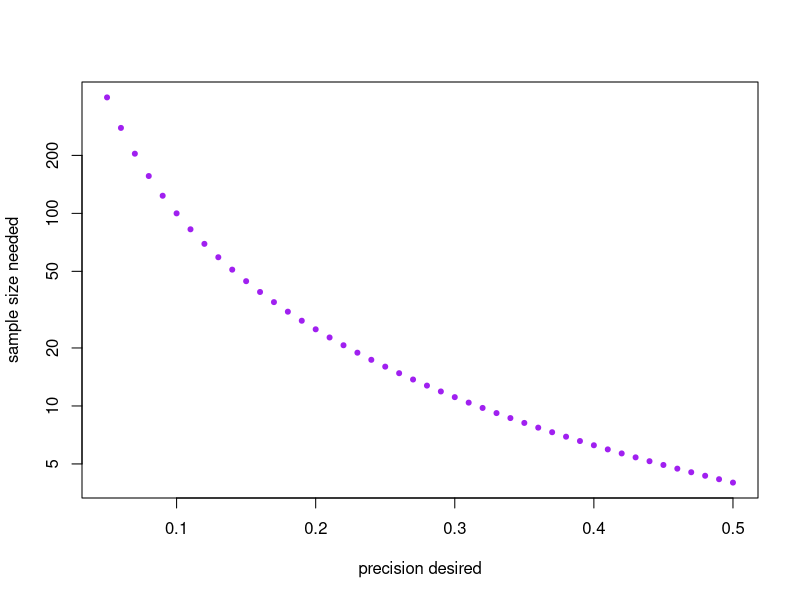
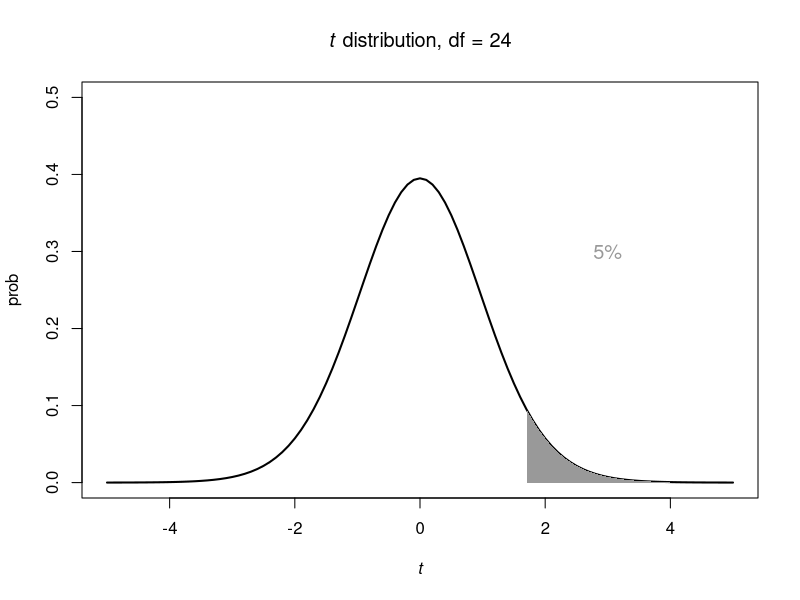
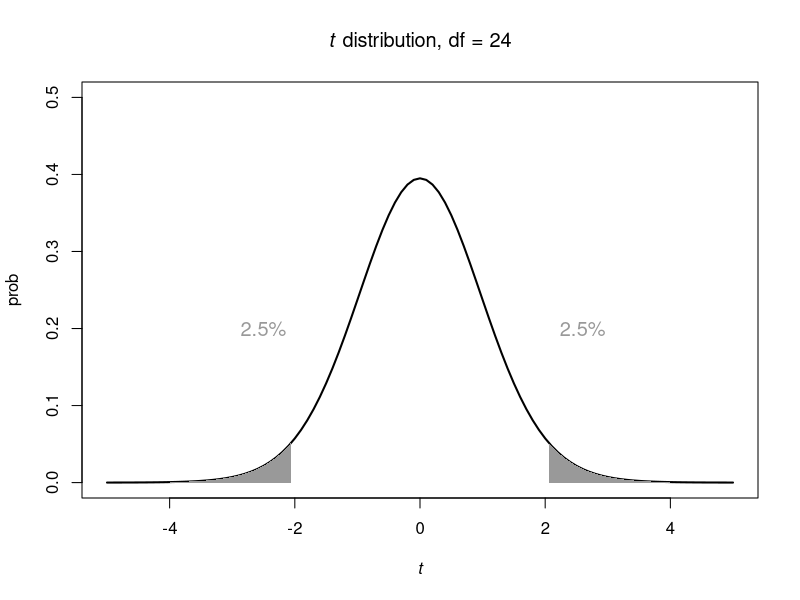
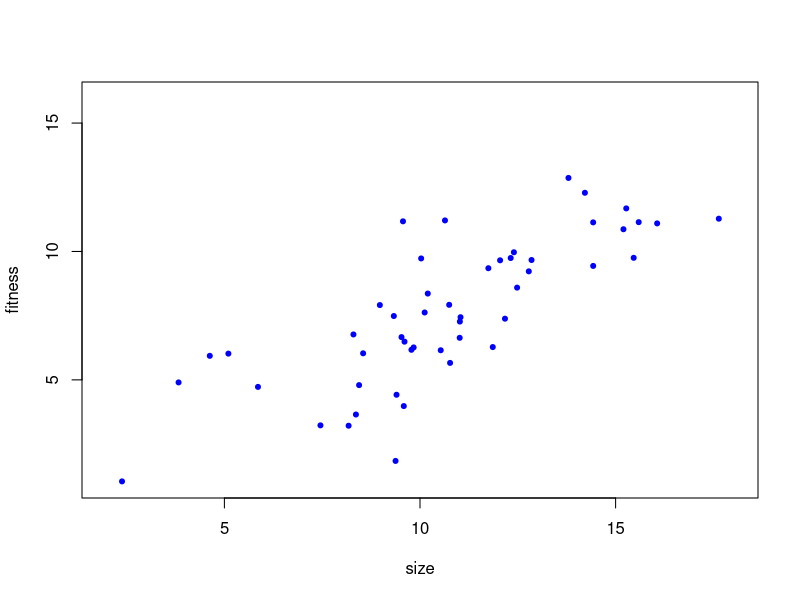
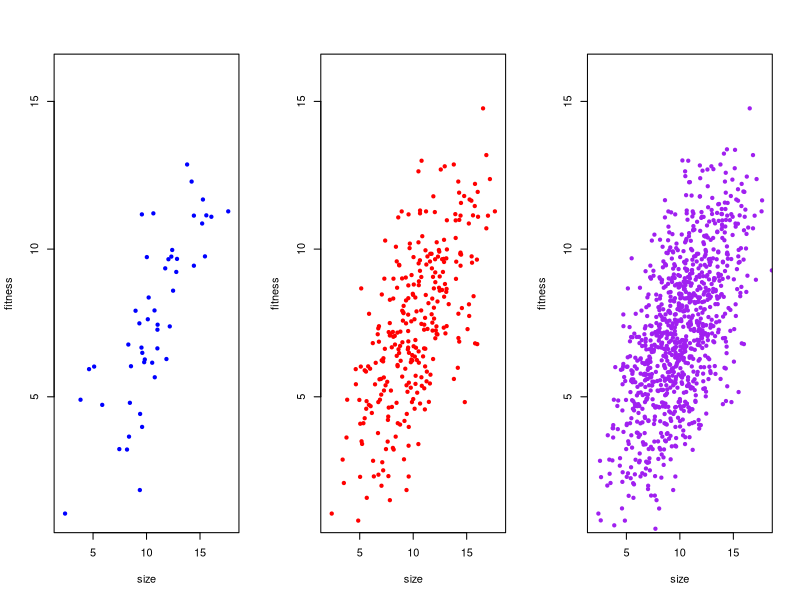
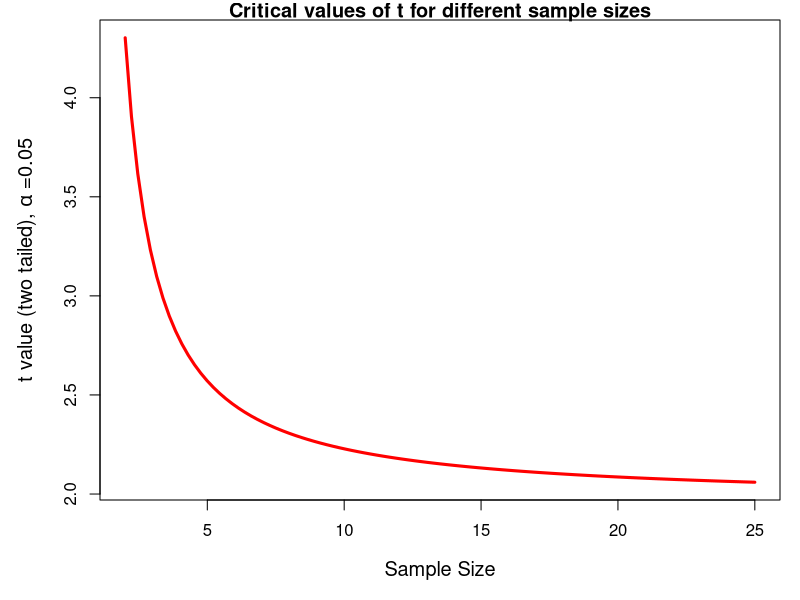
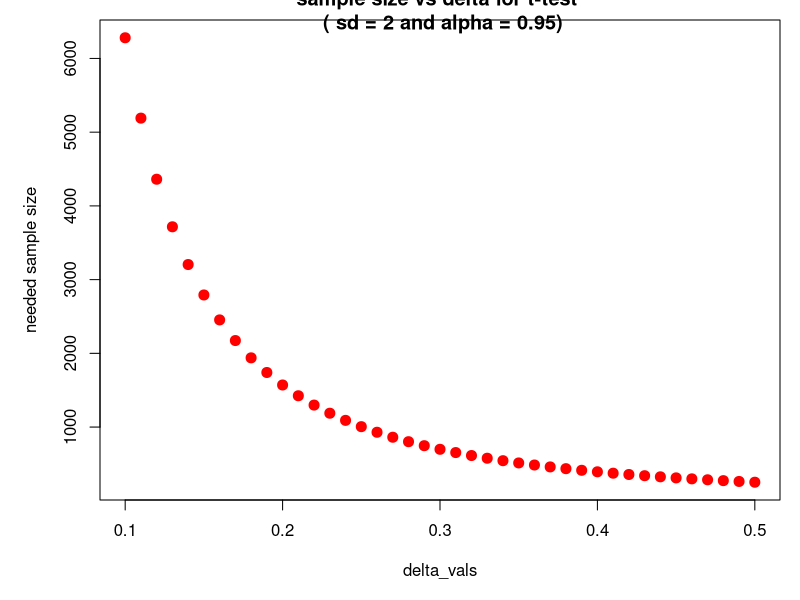

R code for these plots, in order:
## ---- chunk 1
knitr::opts_chunk$set(echo = FALSE)
require(lattice)
## ---- chunk 2
precision_wanted <- seq(from = 0.05, to = 0.5, by = 0.01)
sample_size_needed <- (1/precision_wanted)^2

plot(y = sample_size_needed, x = precision_wanted, 
     type = "p", pch = 20, col = "purple",
     log = "y",
     xlab = "precision desired",
     ylab = "sample size needed")
## ---- chunk 3
qnorm(0.975) # two sided
qnorm(0.95) # one sided
qt(0.95, df = 50) 
## ---- chunk 4
qnorm(0.8)
## ---- chunk 5
multipler_we_need <- qnorm(0.8) + qnorm(0.975)

multipler_we_need
## ---- chunk 6
curve(dt(x, 25), -5, 5, 
      lwd = 2, ylim = c(0, 0.5),
      ylab = "prob",
      xlab = expression(italic(t)),
      main = expression(paste(italic(t), " distribution, ", "df = 24")))

# one tailed
#qt(0.95, 25)

shade_x <- c(1.71, seq(1.71, 4, 0.01), 4)
shade_y <- c(0, dt(seq(1.71, 4, 0.01), 24), 0)

polygon(shade_x, shade_y, col = 'grey60', border = NA)

text(3 , 0.3, paste("5%"), cex = 1.2, col = "grey60")
## ---- chunk 7
curve(dt(x, 25), -5, 5, 
      lwd = 2, ylim = c(0, 0.5),
      ylab = "prob",
      xlab = expression(italic(t)),
      main = expression(paste(italic(t), " distribution, ", "df = 24")))

# one tailed
#qt(0.975, 24)

shade_x <- c(2.06, seq(2.06, 4, 0.01), 4)
shade_y <- c(0, dt(seq(2.06, 4, 0.01), 24), 0)

shade_x2 <- c(-4, seq(-4, -2.06, 0.01), -2.06)
shade_y2 <- c(0, dt(seq(-4, -2.06, 0.01), 24), 0)

polygon(shade_x, shade_y, col = 'grey60', border = NA)
polygon(shade_x2, shade_y2, col = 'grey60', border = NA)

text(2.6 ,0.2, paste("2.5%"), cex = 1.2, col = "grey60")
text(-2.5 ,0.2, paste("2.5%"), cex = 1.2,col = "grey60")
## ---- chunk 8
x <- rnorm (1000,  10, 3)
y <- rnorm(length(x), 2 + 0.5*x, 2)

x2 <- x[1:300]
y2 <- y[1:300]

x3 <- x[1:50]
y3 <- y[1:50]
## ---- chunk 9
par(mfrow = c(1,1))

plot(y3 ~ x3, pch = 20, col = "blue",
     ylab = "fitness", xlab = "size",
      xlim = c(2, 18), ylim = c(1, 16))
## ---- chunk 10
par(mfrow = c(1,3))
plot(y3 ~ x3, pch = 20, col = "blue",
     ylab = "fitness", xlab = "size",
      xlim = c(2, 18), ylim = c(1, 16))

plot(y2 ~ x2, pch = 20, col = "red",
     ylab = "fitness", xlab = "size",
      xlim = c(2, 18), ylim = c(1, 16))

plot( y ~ x, pch = 20, col = "purple",
      ylab = "fitness", xlab = "size",
      xlim = c(2, 18), ylim = c(1, 16))

par(mfrow = c(1,1))
## ---- chunk 11
qt(p = 0.975, df = 24)
## ---- chunk 12

par(mar = c(5, 5, 1, 1))

curve(qt(p = 0.975,df = x), 2, 25, 
    col = "red", lwd = 3, cex.lab = 1.2,
    main = "Critical values of t for different sample sizes",
    xlab = "Sample Size", 
    ylab = expression(paste("t value (two tailed), ", alpha, " =0.05")))
## ---- chunk 13
apropos("^power")
## ---- chunk 14
pwr_t_check <- power.t.test(delta = 0.5, sd = 2, 
                       sig.level = 0.05, power = 0.8)

pwr_t_check

str(pwr_t_check)

pwr_t_check$n
## ---- chunk 15
delta_vals = seq(from = 0.1, to = 0.5, by = 0.01)
delta_vals
## ---- chunk 16
pow.test <- function(x){

  pow2 <- power.t.test(delta = x, sd = 2, 
                       sig.level = 0.05, power = 0.8) # We only allow delta to vary.

  	return(pow2$n) # This pulls out the sample size we need
	}
## ---- chunk 17
power.n <- sapply(delta_vals, pow.test)
## ---- chunk 18
plot(power.n ~ delta_vals, 
     pch = 20, cex = 2, col = "red",
     ylab="needed sample size", 
     main="sample size vs delta for t-test \n ( sd = 2 and alpha = 0.95)")
## ---- chunk 19
pwr_anova_SS <- power.anova.test(groups = 6, # how many groups 
                                 between.var = 1, # between group variance
                                 within.var = 3, # within group variance
                                 sig.level = 0.05, # alpha
                                 power = .80)
